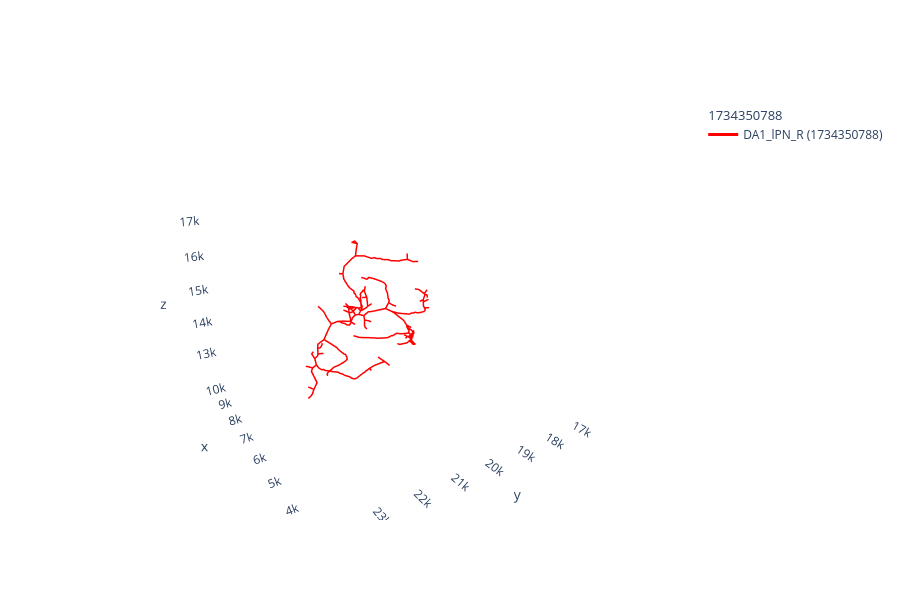

The code cell stored with this chart in its notebook:
### Code cell
sk = navis.example_neurons(1, kind='skeleton') 
navis.reroot_skeleton(sk, sk.soma, inplace=True) 
lh = navis.example_volume('LH') 
navis.in_volume(sk, lh, inplace=True)
navis.plot3d(sk, color='red')

### Figure 1 — Plotly figure (JSON) as saved in the notebook; plotly's stock layout.template omitted (floating-point values rounded to 4 significant figures; data arrays with more than 128 entries replaced by an {"elided": "..."} marker saying what was removed)
{"data": [{"hoverinfo": "none", "hovertext": " ", "legendgroup": "1734350788", "legendgrouptitle": {"text": "1734350788"}, "line": {"color": "rgb(255,0,0)", "dash": "solid", "width": 3}, "mode": "lines", "name": "DA1_lPN_R (1734350788)", "opacity": 1, "showlegend": true, "type": "scatter3d", "x": {"elided": "443 float values"}, "y": {"elided": "443 float values"}, "z": {"elided": "443 float values"}}], "layout": {"autosize": true, "height": 600, "legend": {"bgcolor": "rgba(0,0,0,0)", "orientation": "v"}, "paper_bgcolor": "rgba(0,0,0,0)", "plot_bgcolor": "rgba(0,0,0,0)", "scene": {"aspectmode": "data", "aspectratio": {"x": 1, "y": 1, "z": 1}, "camera": {"eye": {"x": -1.743, "y": 1.071, "z": 0.71}, "up": {"x": 0, "y": 0, "z": 1}}, "xaxis": {"backgroundcolor": "rgb(240, 240, 240)", "gridcolor": "rgb(255, 255, 255)", "showbackground": false, "showgrid": false, "showline": false, "zerolinecolor": "rgb(255, 255, 255)"}, "yaxis": {"backgroundcolor": "rgb(240, 240, 240)", "gridcolor": "rgb(255, 255, 255)", "showbackground": false, "showgrid": false, "showline": false, "zerolinecolor": "rgb(255, 255, 255)"}, "zaxis": {"backgroundcolor": "rgb(240, 240, 240)", "gridcolor": "rgb(255, 255, 255)", "showbackground": false, "showgrid": false, "showline": false, "zerolinecolor": "rgb(255, 255, 255)"}}, "showlegend": true}}
